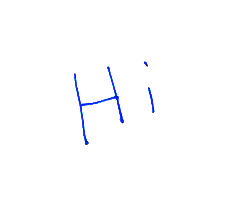
#> input picture modules/manufacturing/_jupyter_source/hi2.jpg, 249 x 206 px
$ jupyter execute --allow-errors skeletonizing-an-image.ipynb
#> lines starting #> are read from the running program, lines starting #| are printed output that depends on the picture; after the words box and inside, x2 and y2 are one past the last pixel; in counts of white or black regions, pixels touching at a corner belong together
---
title: Skeletonizing an image
---
## Introduction

## External References

* <https://scikit-image.org/docs/stable/index.html>
* <https://datacarpentry.org/image-processing/aio/index.html>

[cell 1]
# -*- coding: utf-8 -*-
"""
Created on Wed Aug 18 14:24:17 2021

@author: danaukes
"""

[cell 2]
import skimage
import skimage.color
import skimage.filters
import skimage.io
import skimage.measure

[cell 3]
import matplotlib.pyplot as plt
import matplotlib.cm as cm

[cell 4]
import shapely.geometry as sg

[cell 5]
import foldable_robotics
from foldable_robotics.layer import Layer
foldable_robotics.resolution = 10

[cell 6]
import ladybug_geometry_polyskel.polyskel as ps

[cell 7]
filename = 'hi2.jpg'
sigma = 1

[cell 8]
image = skimage.io.imread(fname=filename)
#> image is the input picture: shape (206, 249, 3); mean R, G, B 252.9, 253.3, 254.6
plt.figure()
plt.imshow(image)

[cell 9]
gray = skimage.color.rgb2gray(image)
plt.figure()
plt.imshow(gray,cmap=cm.gray)

[cell 10]
blur = skimage.filters.gaussian(gray, sigma=sigma)
plt.imshow(blur,cmap=cm.gray)

[cell 11]
t = skimage.filters.threshold_otsu(blur)
#> t = 0.793
mask = (blur > t)
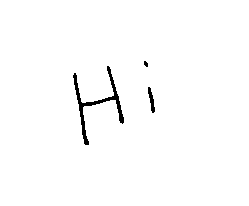
#> mask: shape (206, 249) bool; 98.7% white; 3 black regions (1 under 20 px), largest, box (x1, y1, x2, y2) and area: (73, 66, 124, 145) 578, (148, 87, 155, 113) 89
plt.figure()
plt.imshow(mask,cmap=cm.gray)

[cell 12]
result = skimage.measure.find_contours(mask)
#> result = 3 point arrays, longest 395 points
result
#> Out = 3 point arrays, longest 395 points
